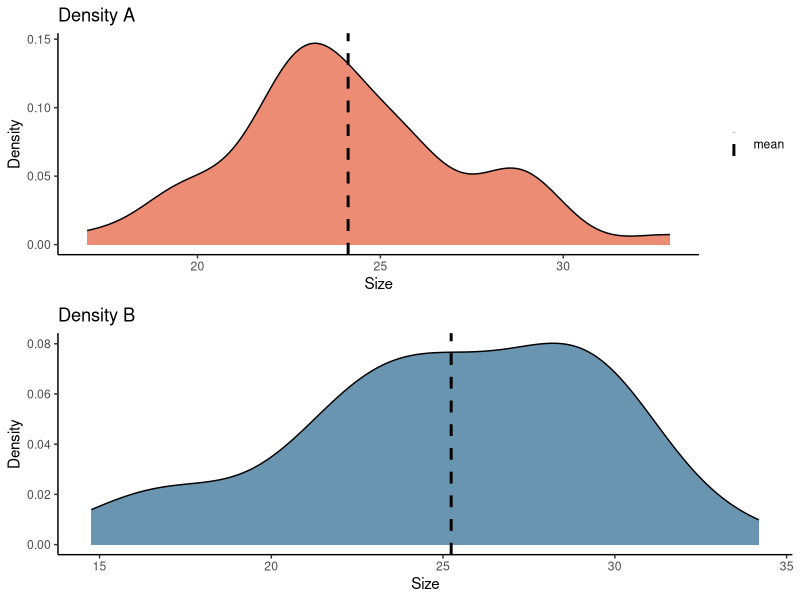
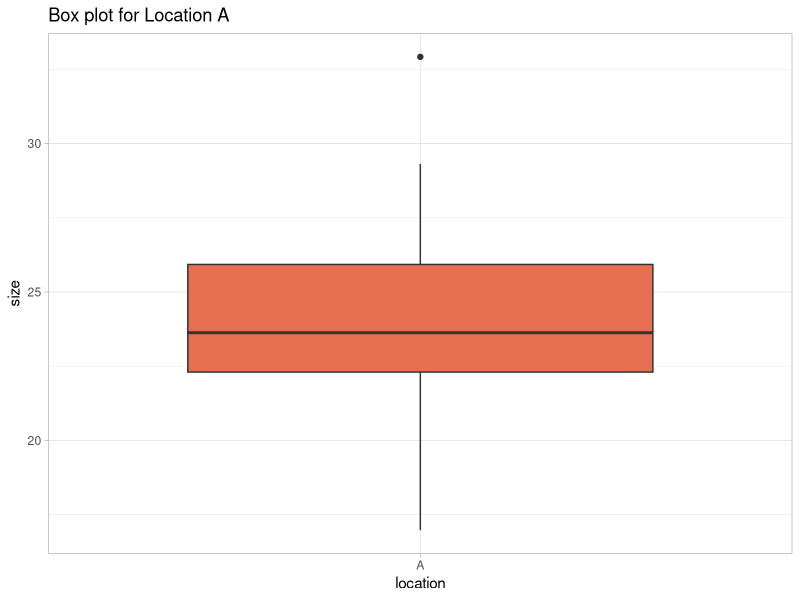
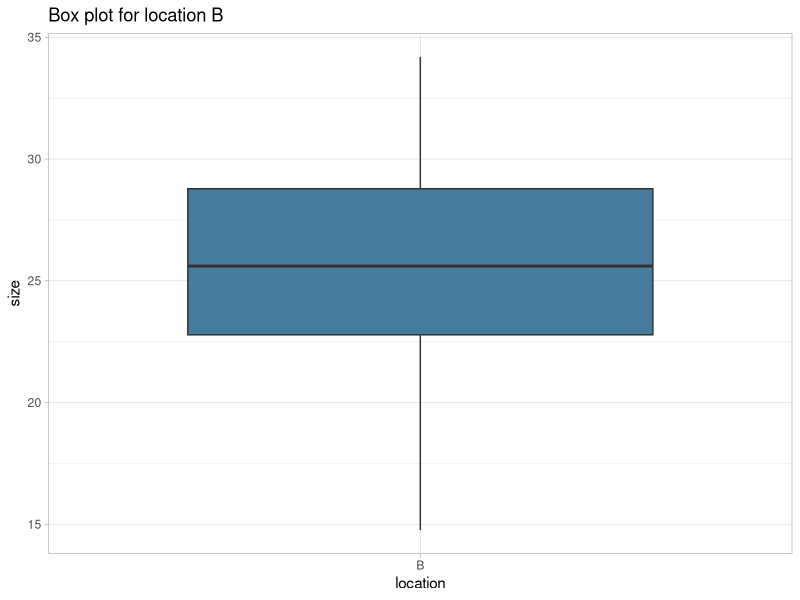
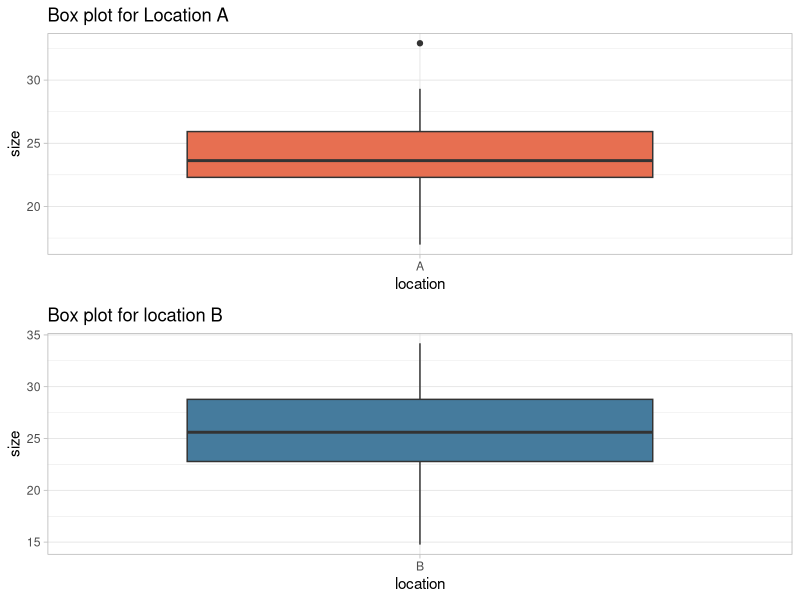

Here is the R script that generated these plots, in order:
## ---- chunk 1
library(tidyverse)
library(broom)
library(purrr)
library(cowplot)
## ---- chunk 2
# Load the `wings` dataset that contains the insect wing length measured in two different locations.
wings <- read_delim("wings.csv")
wings
## ---- chunk 3

# Brief summary of our dataset
# The variables under the `size` column are continuous - because they take real numbered values. The variables under the `location` column on the other hand are categorical.
## ---- chunk 4
# Before doing anything, we would like to have an idea of how much data we are dealing with: globally and per location. How many observations do we have per location?

wings %>%
  group_by(location) %>%
  summarise(n_obs = n())
## ---- chunk 5
# Now that we have an idea of how much data we are dealing with, let's represent the densities of our datasets graphically.
wings %>%
  filter(location == "A") %>%
  ggplot(aes(x = size)) +
  geom_density(fill = "#e76f51", alpha = 0.8) +
  theme_classic() +
  labs(title = "Density A",
       x = "Size",
       y = "Density") +
  geom_vline(aes(xintercept = mean(size), colour = "mean"), linetype = "dashed", size = 1) +
  theme(legend.title = element_blank()) +
  scale_color_manual(values = c(mean = "black")) -> plot_a
  
wings %>%
  filter(location == "B") %>%
  ggplot(aes(x = size)) +
  geom_density(fill = "#457b9d", alpha = 0.8) +
  theme_classic() +
  labs(title = "Density B",
       x = "Size",
       y = "Density") +
  geom_vline(aes(xintercept = mean(size)), linetype = "dashed", size = 1) -> plot_b

plot_grid(plot_a, plot_b, nrow = 2)
## ---- chunk 6
# To study the medians of the different locations, we can also use a box plot

wings %>%
  filter(location == "A") %>%
  ggplot(aes(x = location,
             y = size)) +
  geom_boxplot(fill = "#e76f51") +
  labs(title = "Box plot for Location A") +
  theme_light()
## ---- chunk 7
wings %>%
  filter(location == "B") %>%
  ggplot(aes(x = location,
             y = size)) +
  geom_boxplot(fill = "#457b9d") +
  labs(title = "Box plot for location B") +
  theme_light()
## ---- chunk 8
# Combining the two boxplots
bp1 <- wings %>%
  filter(location == "A") %>%
  ggplot(aes(x = location,
             y = size)) +
  geom_boxplot(fill = "#e76f51") +
  labs(title = "Box plot for Location A") +
  theme_light()

bp2 <- wings %>%
  filter(location == "B") %>%
  ggplot(aes(x = location,
             y = size)) +
  geom_boxplot(fill = "#457b9d") +
  labs(title = "Box plot for location B") +
  theme_light()

plot_grid(bp1, bp2, nrow = 2)
## ---- chunk 9
# Observing the box plots, we can see the medians of the two locations appear different.
## ---- chunk 10
# To test normality, I will use a shapiro test.
wings %>%
  nest_by(location) %>%
  mutate(norm_test = map(data, shapiro.test),
         tidied = tidy(norm_test)) %>%
  unnest(tidied)
## ---- chunk 11
# Observation: From the output of the result, the p-values are > 0.05 implying that the distributions of locations A and B are not significantly different from the normal distribution. We can assume there is strong evidence A and B follow the normal distribution.
## ---- chunk 12

wings %>%
  nest_by(location) %>%
  pivot_wider(names_from = location,
              values_from = data) %>%
  mutate(test = tidy(var.test(unlist(A), unlist(B)))) %>%
  unnest(test)

# Based on the p-value, we can conclude the variances are different between the 2 locations.

# The consequence for the t-test chosen is that we will conduct the test with a welch correction/adjustment.
## ---- chunk 13
# A simple manual test
wings %>%
  group_by(location) %>%
  summarise(variance = var(size),
            mean = mean(size))
## ---- chunk 14
# H_1 = The means of the two locations are equal.
# H_1 = The means of the two locations are unequal.
## ---- chunk 15
wings %>%
  nest_by(location) %>%
  pivot_wider(names_from = location,
              values_from = data) -> wings_long

t.test(Pair(unlist(A), unlist(B)) ~ 1, data = wings_long, var.equal = FALSE)
## ---- chunk 16
# CONCLUSION
# Judging from the result of our p-value, we can conclude there is a weak evidence that the means are unequal. This mean the means are not significantly different from each other.
